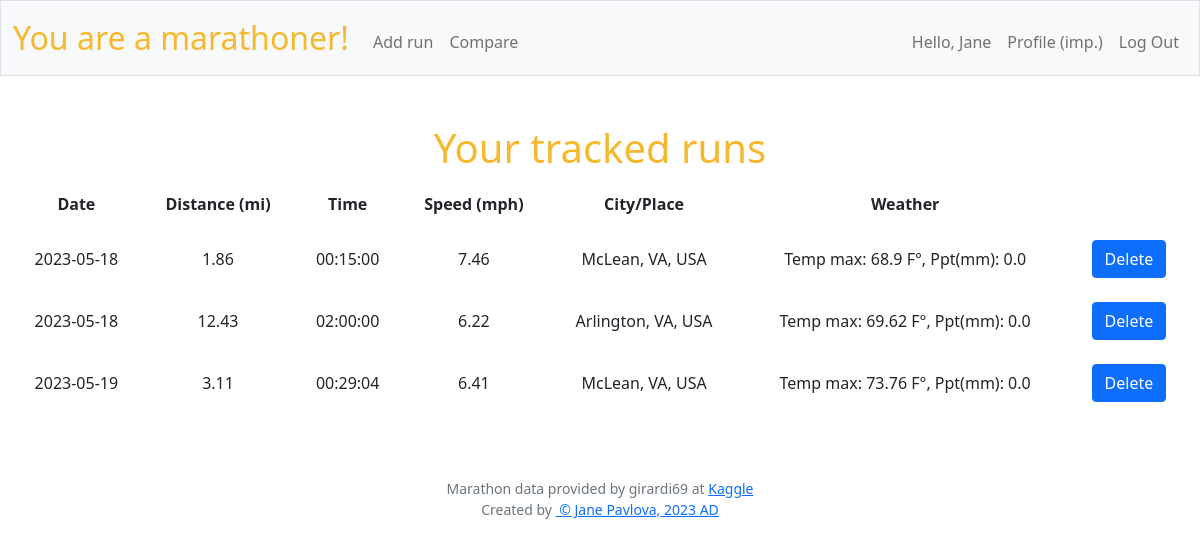
The page / (signed in) on the database its author committed.
### tables this page shows
CREATE TABLE users (id INTEGER PRIMARY KEY AUTOINCREMENT NOT NULL, username TEXT NOT NULL, hash TEXT NOT NULL, imperial INTEGER NOT NULL DEFAULT 0);

CREATE TABLE runs (
id INTEGER PRIMARY KEY AUTOINCREMENT NOT NULL,
    user_id INTEGER,
    rundate DATETIME NOT NULL DEFAULT CURRENT_TIMESTAMP,
    distance REAL NOT NULL,
    runtime TEXT NOT NULL,
    speed REAL NOT NULL,
    weather TEXT, city TEXT,
    FOREIGN KEY (user_id) REFERENCES users (id));

### app.py (the view)
@app.route("/", methods=["GET"])
@login_required
def index():
    runs = get_user_runs(session["user_id"], g.crs)
    today = date.today()
    flash_message = False
    if len(runs) != 0:
        flash_message = True
    return render_template("layout.html", flash_message = flash_message, runs = runs, futuredate = today)

### app.py (called while the page is built)
@app.before_request
def before_request():
    if "db" not in g:
        g.db = sqlite3.connect("marathoner.db", check_same_thread=False)
    if "crs" not in g:
        g.crs = g.db.cursor()

@app.after_request
def after_request(response):
    if g.db is not None:
        g.db.close()
    response.headers["Cache-Control"] = "no-cache, no-store, must-revalidate"
    response.headers["Expires"] = 0
    response.headers["Pragma"] = "no-cache"
    return response

### supportfunctions.py (called while the page is built)
def login_required(f):
    @wraps(f)
    def decorated_function(*args, **kwargs):
        if session.get("user_id") is None:
            return redirect("/login")
        return f(*args, **kwargs)
    return decorated_function

def convert_to_mph(kmh):
    return kmh/1.609

def convert_to_fahrenheit(c):
    return ((c*9/5) + 32)

def convert_to_date(datestr):
    return datetime.strptime(datestr, "%Y-%m-%d").date()

### templates/layout.html (shortened to what this page needs)
<!DOCTYPE html>
<html lang="en">
    <head>
        <link href="https://cdn.jsdelivr.net/npm/bootstrap@5.1.3/dist/css/bootstrap.min.css"
 rel="stylesheet">
        <link href="/static/styles.css" rel="stylesheet">
    </head>
    <body>
        <nav class="bg-light border navbar navbar-expand-md navbar-light">
            <div class="container-fluid">
                <a class="navbar-brand" href="/"><span class="yellow">You</span><span class="yellow"> are</span><span class="yellow"> a</span><span class="yellow"> marathoner!</span></a>
                <div class="collapse navbar-collapse" id="navbar">
                    {% if session["user_id"] %}
                    <ul class="navbar-nav me-auto mt-2">
                        <li class="nav-item"><a class="nav-link" href="/addrun">Add run</a></li>
                        <li class="nav-item"><a class="nav-link" href="/compare">Compare</a></li>
                    </ul>
                    <ul class="navbar-nav ms-auto mt-2">
                        <li class="nav-link">Hello, {{ session["username"] }}</li>
                        <li class="nav-item"><a class="nav-link" href="/settings">Profile {% if session["imperial"]==1 %}(imp.){% else %}(metr.){% endif %}</a></li>
                        <li class="nav-item"><a class="nav-link" href="/logout">Log Out</a></li>
                    </ul>
                    {% else %}
                    <ul class="navbar-nav ms-auto mt-2">
                        <li class="nav-item"><a class="nav-link" href="/register">Register</a></li>
                        <li class="nav-item"><a class="nav-link" href="/login">Log In</a></li>
                    </ul>
                    {% endif %}
                </div>
            </div>
        </nav>
        <main class="container-fluid py-5 text-center">
                {% block main %}
                {% if session["user_id"] %}
                    {% if flash_message == True %}
                        <h1>Your tracked runs</h1>
                        <table>
                            <thead>
                                <tr>
                                    <th>Date</th>
                                    <th>Distance {% if session["imperial"]==1 %}(mi){% else %}(km){% endif %}</th>
                                    <th>Time</th>
                                    <th>Speed {% if session["imperial"]==1 %}(mph){% else %}(kmh){% endif %}</th>
                                    <th>City/Place</th>
                                    <th>Weather</th>
                                </tr>
                            </thead>
                            <tbody>
                                {% for run in runs %}
                                <tr {% if run.date|convertdate > futuredate %} class="futuredate" {% endif %}>
                                    <td>{{ run.date }}</td>
                                    <td>{{ run.distance }}</td>
                                    <td>{{ run.time}}</td>
                                    <td>{{ run.speed }}</td>
                                    <td>{{ run.city }}</td>
                                    <td>{{ run.weather }}</td>
                                    <td><button type="button" onclick="deleteTableRow('{{ run.id }}')" class="btn btn-primary">Delete</button></td>
                                </tr>
                                {% endfor %}
                            </tbody>
                        </table>
                    {% else %}
                        <h1>Your tracked runs</h1>
                        <h2>No runs yet tracked, stay put!</h2>
                    {% endif %}
                {% else %}
                        <h1>Login or register to start running!</h1>
                {% endif %}
                {% endblock %}
        </main>
        <footer class="mb-5 small text-center text-muted">
            Marathon data provided by girardi69 at <a
                href="https://www.kaggle.com/datasets/girardi69/marathon-time-predictions" target="_blank" rel="noopener noreferrer">Kaggle</a>
                <div>
                    Created by <a
                    href="https://github.com/pavlovajane" target="_blank" rel="noopener noreferrer">&nbsp;<span>&copy;</span>&nbsp;Jane Pavlova, 2023 AD</a>
                </div>
        </footer>
    </body>
</html>

### static/styles.css (style rules this page uses)
nav .navbar-brand { font-size: xx-large; }
nav .navbar-brand .yellow, h1, h2 { color: #f5b82e; }
table { background-color: transparent; margin-bottom: 1rem; width: 100%; }
table th, table td { padding: 0.75rem; vertical-align: middle; }

### rows shown on the page
users: username "Jane"
runs: date "2023-05-18", distance "1.86", time "00:15:00", speed "7.46", city "McLean, VA, USA", weather "Temp max: 68.9 F°, Ppt(mm): 0.0"
runs: date "2023-05-18", distance "12.43", time "02:00:00", speed "6.22", city "Arlington, VA, USA", weather "Temp max: 69.62 F°, Ppt(mm): 0.0"
runs: date "2023-05-19", distance "3.11", time "00:29:04", speed "6.41", city "McLean, VA, USA", weather "Temp max: 73.76 F°, Ppt(mm): 0.0"
